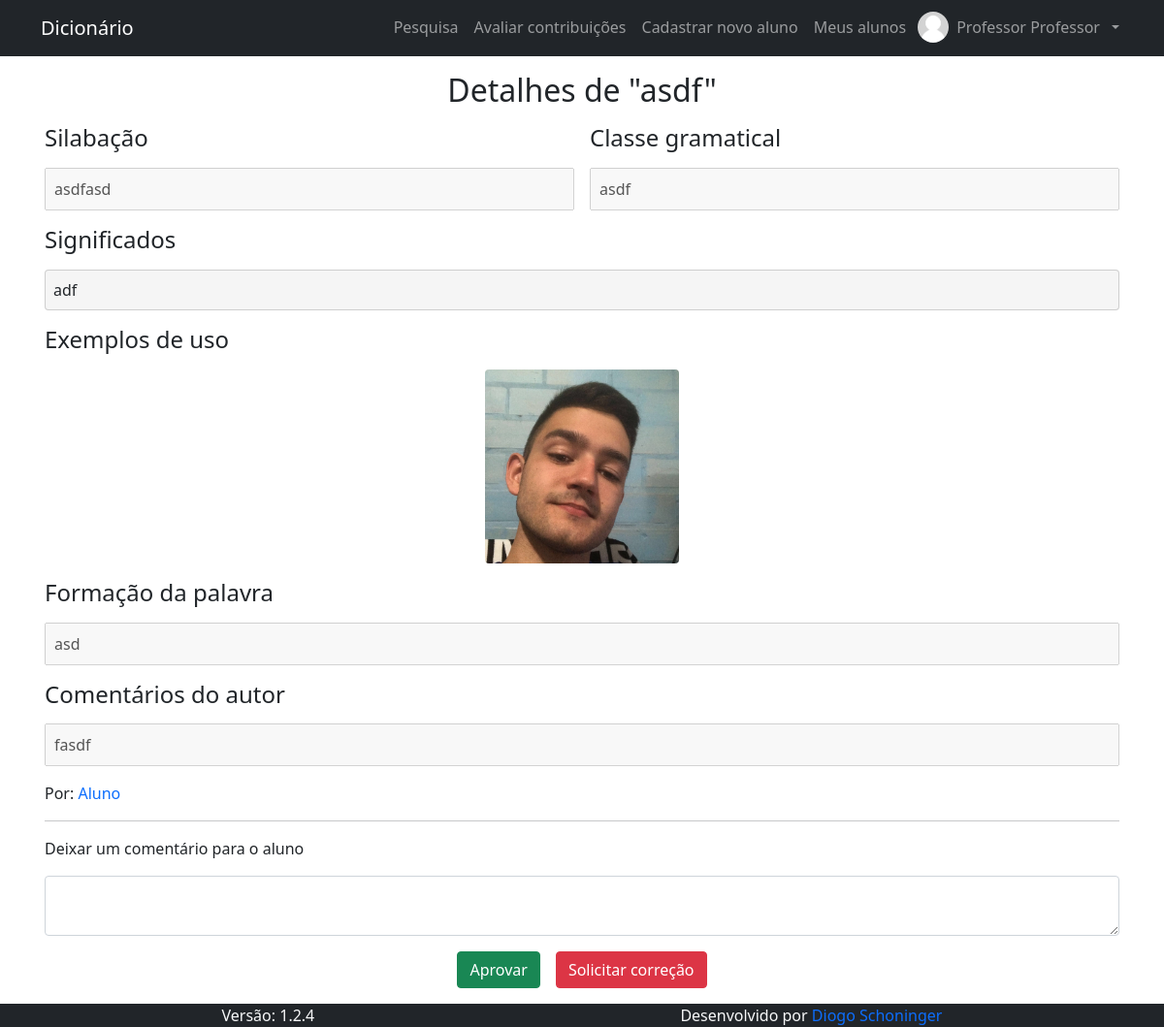
Screenshot of /pages/contribuicoes/avaliar_contribuicao.php?id_contribuicao=7 (signed in) with the database file from the repository.
### tables this page shows
CREATE TABLE IF NOT EXISTS `contribuicao` (
  `id_contribuicao` int(11) NOT NULL AUTO_INCREMENT,
  `contribuicao` text NOT NULL,
  `silabacao` text NOT NULL,
  `classe_gramatical` text NOT NULL,
  `significados` text NOT NULL,
  `formacao` text NOT NULL,
  `comentarios` text DEFAULT NULL,
  `id_autor` int(11) NOT NULL,
  `exemplos` text NOT NULL,
  `situacao` text NOT NULL,
  `comentarios_avaliador` text NOT NULL,
  PRIMARY KEY (`id_contribuicao`)
);

CREATE TABLE IF NOT EXISTS `usuario` (
  `id_usuario` int(11) NOT NULL AUTO_INCREMENT,
  `nome_usuario` text NOT NULL,
  `email` varchar(128) NOT NULL,
  `cpf` varchar(11) NOT NULL,
  `data_nasc` date NOT NULL,
  `senha` text NOT NULL,
  `nivel` int(1) NOT NULL,
  `primeiro_acesso` int(1) NOT NULL DEFAULT 1,
  `id_responsavel` int(1) NOT NULL,
  `foto` text DEFAULT NULL,
  PRIMARY KEY (`id_usuario`),
  UNIQUE KEY `email` (`email`),
  UNIQUE KEY `cpf` (`cpf`)
);

### pages/contribuicoes/avaliar_contribuicao.php (the view, shortened to what this page needs)
<?php
  $conn = open_db();
  $id_contribuicao = mysqli_real_escape_string($conn, $_GET["id_contribuicao"]);
?>
<?php
  $conn = open_db();
  $results = $conn->query("SELECT * FROM contribuicao WHERE id_contribuicao = $id_contribuicao");
  if (!$results) {
    echo "<div class='alert alert-danger alert-dismissible fade show m-0' role='alert'>" . $conn->error . "<button type='button' class='btn-close' data-bs-dismiss='alert' aria-label='Close'></button></div>";
  } else if ($results->num_rows !== 1) {
    header("Location: " . BASE_URL);
    exit();
  } else {
    $contribuicao = $results->fetch_object();
  }
?>
<h1 class="fs-2 text-center m-0">Detalhes de "<?php echo $contribuicao->contribuicao ?>"</h1>
<div class="row g-0 gap-3 col-sm">
  <h2 class="fs-4 m-0">Silabação</h2>
  <input class="p-2" type="text" disabled value="<?php echo $contribuicao->silabacao ?>"/>
</div>
<div class="row g-0 gap-3 col-sm">
  <h2 class="fs-4 m-0">Classe gramatical</h2>
  <input class="p-2" type="text" disabled value="<?php echo $contribuicao->classe_gramatical ?>"/>
</div>
<div class="row g-0 gap-3">
  <h2 class="fs-4 m-0">Significados</h2>
  <div class="p-2 rounded" style="border: 1px solid rgba(118, 118, 118, 0.3); background-color: rgba(220, 220, 220, 0.3)" type="text" disabled>
    <?php echo $contribuicao->significados ?>
  </div>
</div>
<div class="row g-0 gap-3">
  <h2 class="fs-4 m-0">Exemplos de uso</h2>
  <div class="row g-0 gap-3 justify-content-center">
    <?php
      $exemplos = explode(" ", $contribuicao->exemplos);
      for ($i = 0; $i < count($exemplos); $i++) :
    ?>
      <img class="rounded" src="<?php echo BASE_URL . $exemplos[$i] ?>"  style="width: 200px; height: 200px; object-fit: cover; cursor: pointer" data-bs-toggle="modal" data-bs-target="#exampleModal<?php echo $i ?>">
    <?php endfor ?>
  </div>
</div>
<div class="row g-0 gap-3">
  <h2 class="fs-4 m-0">Formação da palavra</h2>
  <input class="p-2" type="text" disabled value="<?php echo $contribuicao->formacao ?>"/>
</div>
<div class="row g-0 gap-3">
  <h2 class="fs-4 m-0">Comentários do autor</h2>
  <input class="p-2" type="text" disabled value="<?php echo $contribuicao->comentarios ?>"/>
</div>
<?php
  $conn = open_db();
  $results = $conn->query("SELECT nome_usuario FROM usuario WHERE id_usuario = $contribuicao->id_autor");
  $autor = $results->fetch_object();
?>
<div class="row g-0">
  <span>Por: <a class="nav-link d-inline px-0" href="<?php echo BASE_URL ?>pages/user/perfil.php?id_usuario=<?php echo $contribuicao->id_autor ?>"><?php echo $autor->nome_usuario ?></a></span>
</div>
<hr class="m-0"/>
<form class="row g-0 gap-3" action="" method="post">
  <div class="row g-0 gap-3">
    <label class="">Deixar um comentário para o aluno</label>
    <textarea class="form-control" name="comentarios_avaliador"><?php echo $contribuicao->comentarios_avaliador ?></textarea>
  </div>
  <div class="row g-0 gap-3 justify-content-center">
    <?php if ($contribuicao->situacao !== "Aprovada") : ?>
      <button class="btn btn-success w-auto" type="submit" name="acao" value="aprovar">Aprovar</button>
    <?php endif ?>
    <button class="btn btn-danger w-auto" type="submit" name="acao" value="correcao">Solicitar correção</button>
  </div>
</form>

### rows the page displays
contribuicao: contribuicao "asdf", silabacao "asdfasd", classe_gramatical "asdf", significados "adf", exemplos (picture), formacao "asd", comentarios "fasdf"
usuario: nome_usuario "Aluno"

### other values shown
$nome_usuario[0] "Professor"
$nome_usuario[$last_name -1] "Professor"
VERSION "1.2.4"
